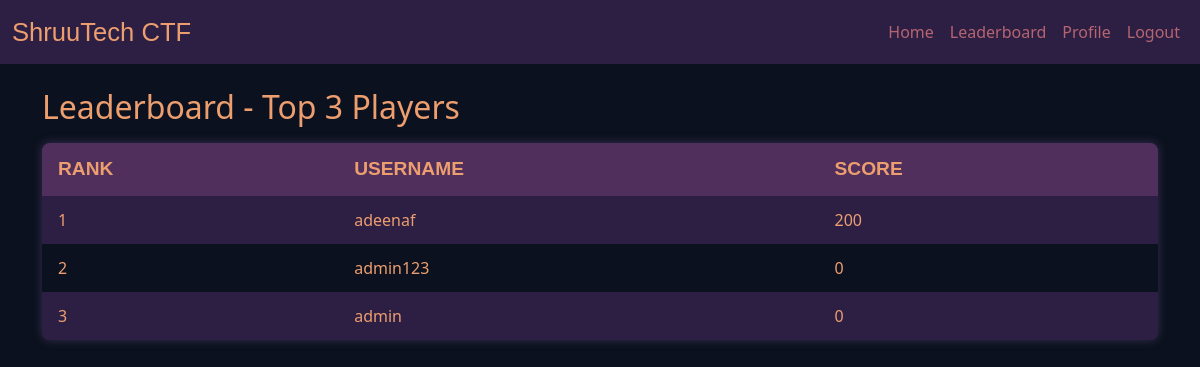
Page /leaderboard (signed in) on the committed database.
### tables this page shows
CREATE TABLE users (
    id INTEGER PRIMARY KEY AUTOINCREMENT,
    username TEXT NOT NULL UNIQUE,
    email TEXT,
    total_score INTEGER DEFAULT 0, 
    password_hash TEXT
, is_admin INTEGER DEFAULT 0);

### app.py (the view)
@app.route("/leaderboard")
@login_required
def leaderboard():
    players = [dict(r) for r in query_db("SELECT username, total_score FROM users ORDER BY total_score DESC LIMIT 3")]
    return render_template("leaderboard.html", players=players, current_page="leaderboard")

### app.py (called while the page is built)
def get_db():
    conn = sqlite3.connect(DB_PATH)
    conn.row_factory = sqlite3.Row
    return conn

def query_db(query, args=(), one=False, commit=False):
    conn = get_db()
    cur = conn.cursor()
    cur.execute(query, args)
    if commit:
        conn.commit()
    rv = cur.fetchall()
    conn.close()
    return (rv[0] if rv else None) if one else rv

def login_required(func):
    from functools import wraps
    @wraps(func)
    def wrapper(*args, **kwargs):
        if not session.get("user_id"):
            flash("Please login first.", "warning")
            return redirect(url_for("login"))
        return func(*args, **kwargs)
    return wrapper

### templates/leaderboard.html (shortened to what this page needs)
{% extends "layout.html" %}
{% block content %}
<h2>Leaderboard - Top 3 Players</h2>
<table>
    <thead>
        <tr>
            <th>Rank</th>
            <th>Username</th>
            <th>Score</th>
        </tr>
    </thead>
    <tbody id="leaderboard-body">
        {% for player in players %}
        <tr>
            <td>{{ loop.index }}</td>
            <td>{{ player.username }}</td>
            <td>{{ player.total_score }}</td>
        </tr>
        {% endfor %}
    </tbody>
</table>
{% endblock %}

### static/style.css (style rules this page uses)
body { background-color: #0c111f; font-family: 'Segoe UI', Tahoma, Geneva, Verdana, sans-serif; color: #ed9e6f; }
table { width: 100%; border-collapse: collapse; margin-top: 1rem; background-color: #2d1f44; color: #ed9e6f; border-radius: 0.5rem; overflow: hidden; box-shadow: 0 0 10px rgba(80, 70, 110, 0.6); }
table th, table td { padding: 0.75rem 1rem; text-align: left; }
table thead { background-color: #512f5c; color: #ed9e6f; font-size: 1.2rem; font-family: 'Sinoreta PERSONAL USE', sans-serif; }
table tbody tr:nth-child(odd) { background-color: #2d1f44; }
table tbody tr:nth-child(even) { background-color: #0c111f; }
table th { font-weight: bold; text-transform: uppercase; }

### rows in the picture
users: username "adeenaf", total_score "200"
users: username "admin123", total_score "0"
users: username "admin", total_score "0"
